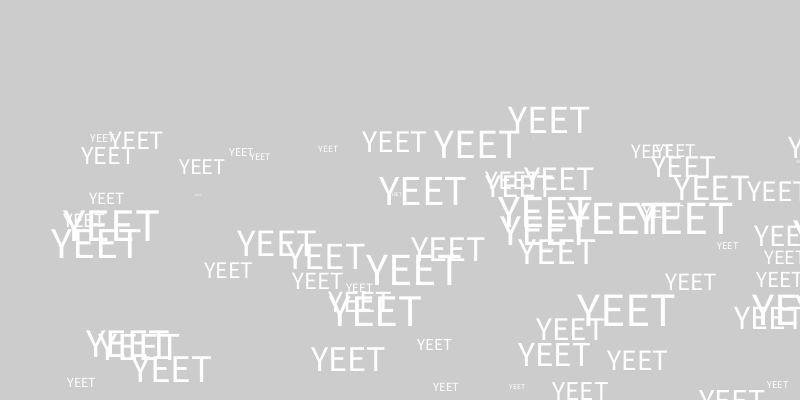
Frame 1 (no input)
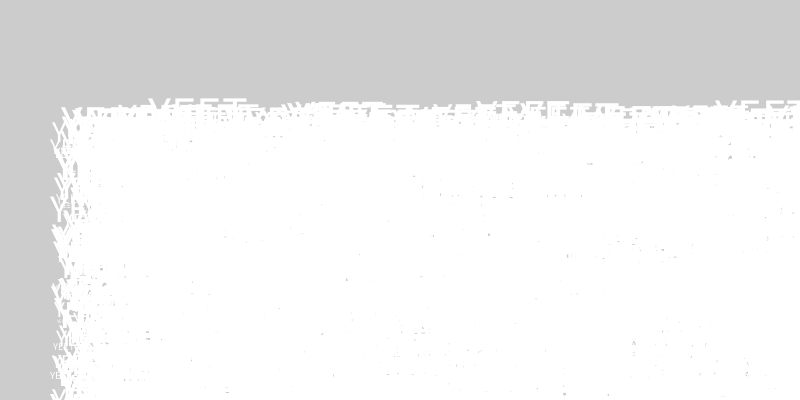
Frame 60 (the mouse pressed at the canvas centre just before this capture)
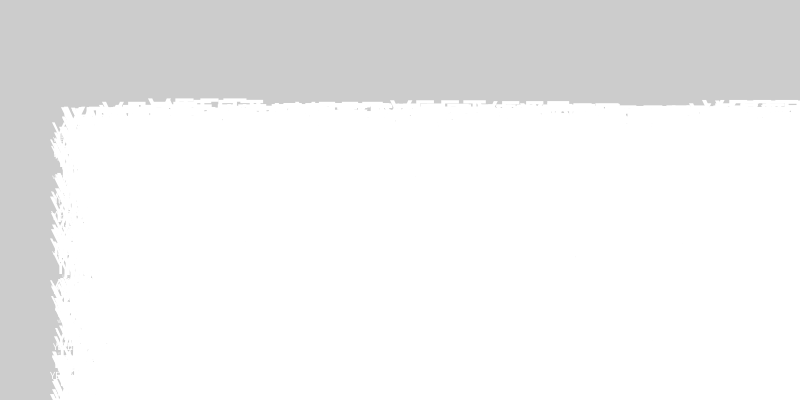
Frame 120 (the mouse held since frame 60 and released just before this capture)

The Processing sketch that drew these frames (run headless with seeded random() and noise(); from frame 60 on, the mouse is pressed at the canvas centre):

// Processing sketch: yeet
// ── yeet.pde
void setup(){
 size(800,400); 
}

void draw(){
 yeet(200,30, 10);
 for(int i =0;i< 100; i++) {
   yeet( random(width), random(height),random(50));
 }
}

void yeet(float x, float y, float size){
  
  pushMatrix();
  translate(x,y);
  textSize(size);  
  text("YEET",50,130);
  popMatrix();
}
